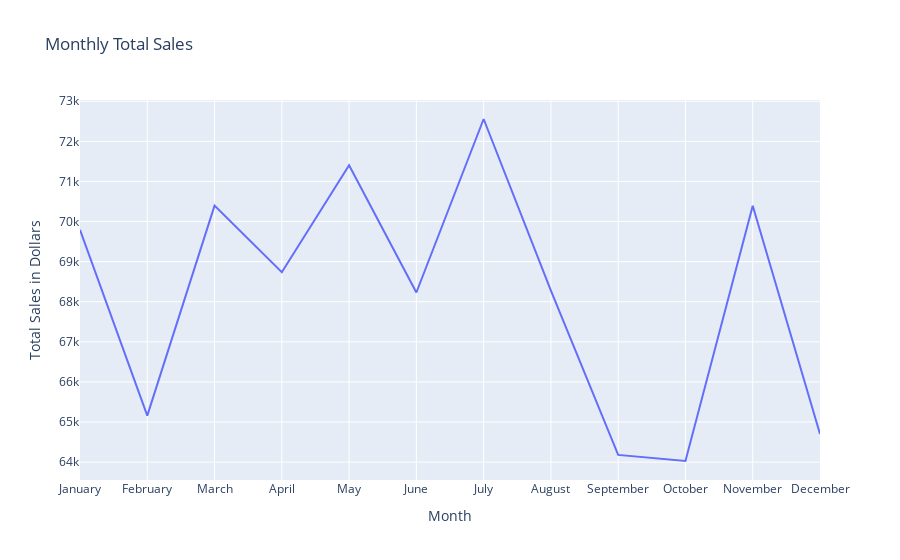

Notebook code cell kept with this figure:
### Code cell
# Create a line chart for the monthly total sales
fig = px.line(
    monthly_sales, 
    x='month', 
    y='total_price', 
    title='Monthly Total Sales', 
    labels={'total_price': 'Total Sales in Dollars', 'month': 'Month'}
)

# Adding data labels to the line
fig.update_traces(texttemplate='%{y}', textposition='top center')

# Update the layout
fig.update_layout(
    xaxis={'categoryorder': 'array', 'categoryarray': ordered_months}
)

# Display the line chart
fig.show()

### Figure 1 — Plotly figure (JSON) as saved in the notebook; plotly's stock layout.template omitted (floating-point values rounded to 4 significant figures)
{"data": [{"hovertemplate": "Month=%{x}<br>Total Sales in Dollars=%{y}<extra></extra>", "legendgroup": "", "line": {"color": "#636efa", "dash": "solid"}, "marker": {"symbol": "circle"}, "mode": "lines", "name": "", "orientation": "v", "showlegend": false, "textposition": "top center", "texttemplate": "%{y}", "type": "scatter", "x": ["January", "February", "March", "April", "May", "June", "July", "August", "September", "October", "November", "December"], "xaxis": "x", "y": [69790.0, 65160.0, 70400.0, 68740.0, 71400.0, 68230.0, 72560.0, 68280.0, 64180.0, 64030.0, 70400.0, 64700.0], "yaxis": "y"}], "layout": {"legend": {"tracegroupgap": 0}, "title": {"text": "Monthly Total Sales"}, "xaxis": {"anchor": "y", "categoryarray": ["January", "February", "March", "April", "May", "June", "July", "August", "September", "October", "November", "December"], "categoryorder": "array", "domain": [0, 1], "title": {"text": "Month"}}, "yaxis": {"anchor": "x", "domain": [0, 1], "title": {"text": "Total Sales in Dollars"}}}}
